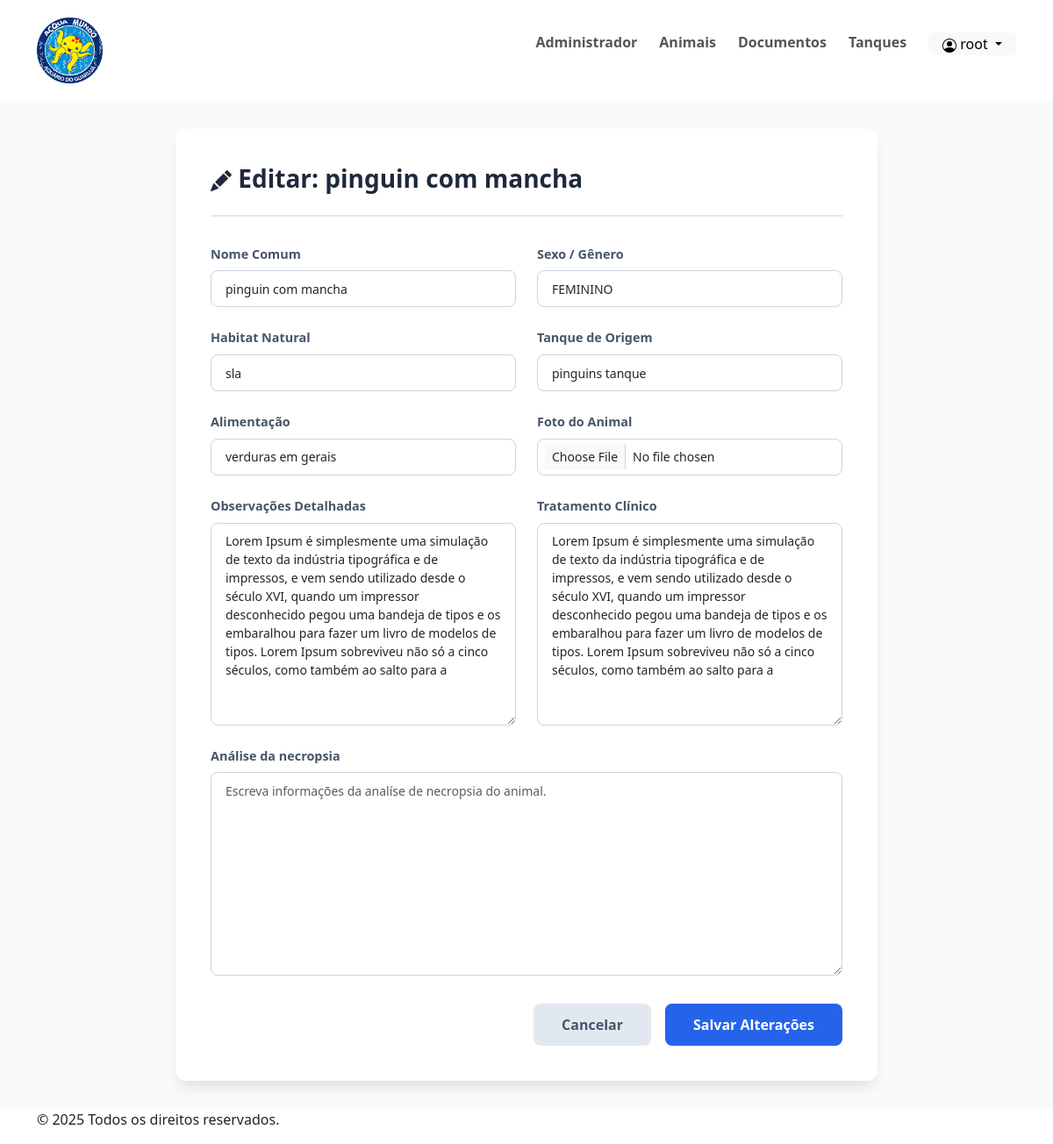
The page /animais/update/animais/6 (signed in) on the database its author committed.
### animais/models.py (models this page shows, shortened)
class AnimaisModels(models.Model):
    GENERO_CHOICES = [
        ('FEMININO','FEMININO'),
        ('MASCULINO','MASCULINO'),
        ('OUTROS','OUTROS'),
    ]
    nome_comum      = models.CharField      (max_length=100, blank=False, null=False)
    habitat_natural = models.CharField      (max_length=200, blank=True)
    tanque          = models.ForeignKey     (TanqueModels, on_delete=models.CASCADE, blank=False, null=False)
    data_criacao    = models.DateTimeField  (auto_now_add=True)
    alimentacao     = models.CharField      (max_length=250, blank=True, null=True)
    observacoes     = models.TextField      (blank=True, null=True)
    obito           = models.BooleanField   (default=False)
    necropsia       = models.TextField      (blank=True, null=True)
    tratamento      = models.TextField      (blank=True, null=True)
    foto            = models.ImageField     (upload_to='fotos_clientes/', blank=True, null=True)
    genero          = models.CharField      (max_length=30,  verbose_name='Sexo', blank=True, choices=GENERO_CHOICES, default='')

### animais/views.py (the view)
class UpdateAnimais(LoginRequiredMixin, UpdateView):
    model = AnimaisModels
    form_class = AnimaisForms
    success_url = reverse_lazy('animais:list_animais')
    template_name = 'animais/form.html'

### animais/forms.py
class AnimaisForms(forms.ModelForm):
    class Meta:
        model = AnimaisModels
        fields = '__all__'
    def __init__(self, *args, **kwargs):
        super().__init__(*args, **kwargs)
        for field in self.fields:
            self.fields[field].widget.attrs.update({'class':'form-control form-control-sm'})
        self.fields['nome_comum'].widget.attrs['placeholder'] = 'Escreva o nome popular do animal'
        self.fields['habitat_natural'].widget.attrs['placeholder'] = 'Escreva o habitat natural do animal'
        self.fields['tanque'].widget.attrs['placeholder'] = 'Selecione o tanque ao qual o animal pertence'
        self.fields['alimentacao'].widget.attrs['placeholder'] = 'Ex: Verduras, Carnes vermelhas, etc...'
        self.fields['observacoes'].widget.attrs['placeholder'] = 'Escreva observações desse animal, Ex: O animal tem histórico de doenças respiratorias, etc..'
        self.fields['tratamento'].widget.attrs['placeholder'] = 'Escreva informações de como funciona o tratamento do animal.'
        self.fields['necropsia'].widget.attrs['placeholder'] = 'Escreva informações da analíse de necropsia do animal.'

### animais/models.py (called while the page is built)
    def __str__(self):
        return self.nome

### animais/templates/animais/form.html (shortened to what this page needs)
{% extends "partials/base.html" %}
{% load static %}
{% block content %}
<section class="form-section">
    <div class="modern-card">
        <div class="form-header">
            <h2>
                {% if form.instance.pk %}
                    Editar: {{ form.instance.nome_comum }}
                {% else %}
                   <svg xmlns="http://www.w3.org/2000/svg" width="24" height="24" fill="currentColor" class="bi bi-plus-circle-fill" viewBox="0 0 16 16">
                        <path d="M16 8A8 8 0 1 1 0 8a8 8 0 0 1 16 0M8.5 4.5a.5.5 0 0 0-1 0v3h-3a.5.5 0 0 0 0 1h3v3a.5.5 0 0 0 1 0v-3h3a.5.5 0 0 0 0-1h-3z"/>
                    </svg>
                    Novo Cadastro de Animal
                {% endif %}
            </h2>
        </div>
        <form method="post" enctype="multipart/form-data">
            <div class="form-grid">
                <div class="form-group">
                    <label for="{{ form.nome_comum.id_for_label }}">Nome Comum</label>
                    {{ form.nome_comum }}
                </div>
                <div class="form-group">
                    <label for="{{ form.genero.id_for_label }}">Sexo / Gênero</label>
                    {{ form.genero }}
                </div>
                <div class="form-group">
                    <label for="{{ form.habitat_natural.id_for_label }}">Habitat Natural</label>
                    {{ form.habitat_natural }}
                </div>
                <div class="form-group">
                    <label for="{{ form.tanque.id_for_label }}">Tanque de Origem</label>
                    {{ form.tanque }}
                </div>
                <div class="form-group">
                    <label for="{{ form.alimentacao.id_for_label }}">Alimentação</label>
                    {{ form.alimentacao }}
                </div>
                <div class="form-group">
                    <label for="{{ form.foto.id_for_label }}">Foto do Animal</label>
                    {{ form.foto }}
                </div>
                <div class="form-group ">
                    <label for="{{ form.observacoes.id_for_label }}">Observações Detalhadas</label>
                    {{ form.observacoes }}
                </div>
                <div class="form-group ">
                    <label for="{{ form.observacoes.id_for_label }}">Tratamento Clínico</label>
                    {{ form.tratamento }}
                </div>
                {% if form.instance.obito %}
                <div class="form-group full-width">
                    <label for="{{ form.observacoes.id_for_label }}">Análise da necropsia</label>
                    {{ form.necropsia }}
                </div>
                {% endif %}
            </div>
            <div class="btn-container">
                <a href="{% url 'animais:list_animais' %}" class="btn-cancel">Cancelar</a>
                <button type="submit" class="btn-submit">
                    {% if form.instance.pk %}Salvar Alterações{% else %}Confirmar Cadastro{% endif %}
                </button>
            </div>
        </form>
    </div>
</section>
{% endblock content %}

### templates/partials/header.html (shortened to what this page needs)
{% load static %}
<header class="header">
    <div class="container">
        <nav class="header__nav">
            <a href="{% url 'home:home' %}" class="header__logo">
                <img src="{% static 'imgs/logo_acqua-removebg-preview.png' %}" alt="" width="75px" height="75px">
            </a>
            <ul class="nav__list">
                {% if user.is_superuser %}
                    <li><a href="/admin/" class="nav__link">Administrador </a></li>
                {% endif %}
                <li><a href="{% url 'animais:list_animais' %}" class="nav__link">Animais</a></li>
                <li><a href="{% url 'documentos:lista_documentos' %}" class="nav__link">Documentos</a></li>
                <li><a href="{% url 'animais:dashboard' %}" class="nav__link">Tanques</a></li>
                <div class="dropdown">
                    <button style="padding: 0px 15px;" class="dropdown-toggle btn btn-light" type="button" data-bs-toggle="dropdown" aria-expanded="false">
                        <span class="nome-user"> {{request.user}} </span>
                    </button>
                </div>
            </ul>
        </nav>
    </div>
</header>

### animais/templates/animais/form.html (style rules this page uses)
:root { --primary-color: #2563eb; --secondary-bg: #f8fafc; --text-main: #1e293b; --border-radius: 12px; --shadow: 0 10px 15px -3px rgba(0, 0, 0, 0.1); }
.form-section { min-height: 80vh; display: flex; justify-content: center; align-items: center; padding: 2rem 1rem; background-color: var(--secondary-bg); }
.modern-card { background: white; width: 100%; max-width: 800px; padding: 2.5rem; border-radius: var(--border-radius); box-shadow: var(--shadow); }
.form-header { margin-bottom: 2rem; border-bottom: 2px solid #e2e8f0; padding-bottom: 1rem; }
.form-header h2 { color: var(--text-main); font-weight: 700; font-size: 1.75rem; }
.form-grid { display: grid; grid-template-columns: repeat(2, 1fr); gap: 1.5rem; }
.full-width { grid-column: 1 / -1; }
.form-group { display: flex; flex-direction: column; gap: 0.5rem; }
.form-group label { font-weight: 600; color: #475569; font-size: 0.9rem; }
.form-control { border: 1.5px solid #cbd5e1; border-radius: 8px; padding: 0.6rem 1rem; transition: all 0.3s ease; }
.btn-container { margin-top: 2rem; display: flex; gap: 1rem; justify-content: flex-end; }
.btn-submit { background-color: var(--primary-color); color: white; padding: 0.75rem 2rem; border: none; border-radius: 8px; font-weight: 600; cursor: pointer; transition: transform 0.2s; }
.btn-cancel { background-color: #e2e8f0; color: #475569; padding: 0.75rem 2rem; border: none; border-radius: 8px; text-decoration: none; font-weight: 600; text-align: center; }

### templates/partials/header.html (style rules this page uses)
.header { background-color: #fff; padding: 20px 0; box-shadow: 0 2px 4px rgba(0, 0, 0, 0.05); }
.header__nav { display: flex; justify-content: space-between; align-items: center; }
.header__logo { font-size: 1.8rem; font-weight: 700; color: #4a4a4a; text-decoration: none; }
.nav__list { list-style: none; display: flex; gap: 25px; }
.nav__link { text-decoration: none; color: #555; font-weight: 600; transition: color 0.3s ease; }

### rows shown on the page
AnimaisModels: instance.nome_comum "pinguin com mancha", nome_comum "pinguin com mancha", genero "FEMININO", habitat_natural "sla", tanque "pinguins tanque", alimentacao "verduras em gerais", observacoes "Lorem Ipsum é simplesmente uma simulação de texto da indústria tipográfica e de impressos, e vem sendo utilizado desde o século XVI, quando um impressor desconhecido pegou uma bandeja de tipos e os embaralhou para fazer um livro de modelos de tipos. Lorem Ipsum sobreviveu não só a cinco séculos, como também ao salto para a", tratamento "Lorem Ipsum é simplesmente uma simulação de texto da indústria tipográfica e de impressos, e vem sendo utilizado desde o século XVI, quando um impressor desconhecido pegou uma bandeja de tipos e os embaralhou para fazer um livro de modelos de tipos. Lorem Ipsum sobreviveu não só a cinco séculos, como também ao salto para a"

### other values the page prints
{{ request.user }} "root"
